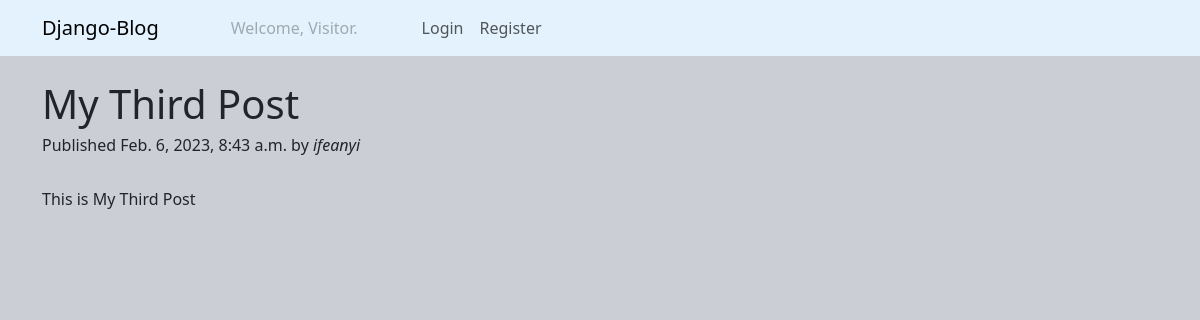
Page /articles/my-third-post/ on the committed database.
### articles/models.py (models this page shows, shortened)
class Article(models.Model):
    title = models.CharField(max_length=200)
    description = models.TextField()
    slug = models.SlugField(max_length=100, unique=True)
    published = models.DateTimeField (auto_now_add=True)
    author = models.ForeignKey(User, on_delete=models.CASCADE)

### articles/views.py (the view)
# urls.py: path('articles/<slug:slug>/', article_details, name='article_details'),
def article_details(request, slug):
    article = get_object_or_404(Article, slug=slug)
    return render(request, 'details.html', {'article':article})

### articles/templates/details.html (shortened to what this page needs)
{% extends 'base.html' %}
{% block body %}
    <div class="container mt-4">
        <h1>{{article.title}}</h1>
        <h6>Published {{article.published}} by <i>{{article.author}}</i></h6>
        <br>
        <p>{{article.description}}</p>
    </div>
{% endblock body %}

### articles/static/css/index.css (style rules this page uses)
body { background: #ccced6; }

### rows in the picture
Article: title "My Third Post", published "Feb. 6, 2023, 8:43 a.m.", author "ifeanyi", description "This is My Third Post"
